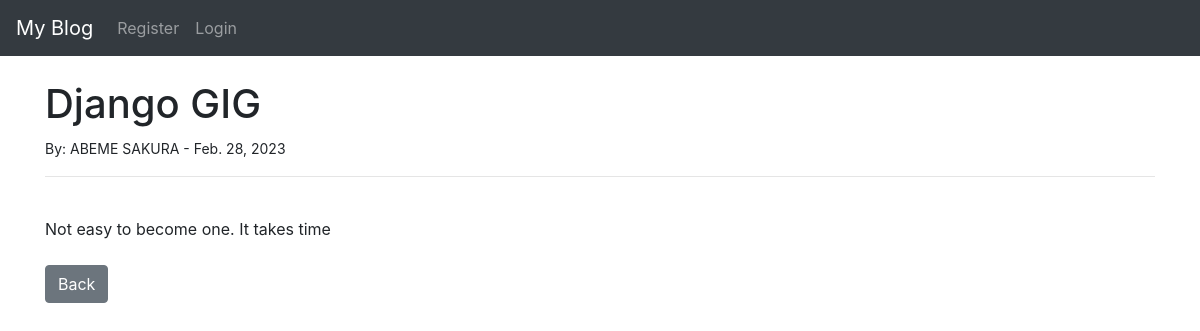
The page /article/7 on the database as committed earlier.
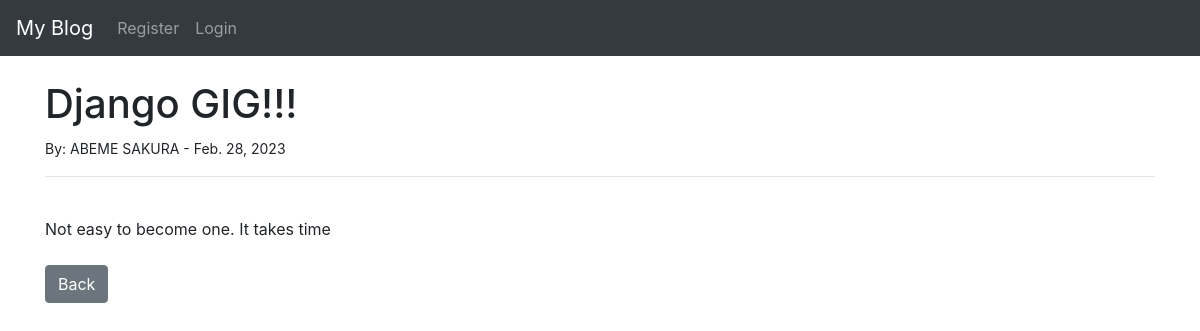
The same page on the database as committed later.
### sakurablog/models.py (models this page shows, shortened)
class Post(models.Model):
    title = models.CharField(max_length=255)
    title_tag = models.CharField(max_length=255)
    author = models.ForeignKey(User,on_delete=models.CASCADE)
    body = models.TextField()
    post_date = models.DateField(auto_now_add=True)
    category = models.CharField(max_length=255, default='coding')

### sakurablog/views.py (the view)
# urls.py: path('article/<int:pk>',ArticleDetailView.as_view(), name='article-detail'),
class ArticleDetailView(DetailView):
    model = Post
    template_name = 'article_details.html'

### sakurablog/templates/article_details.html (shortened to what this page needs)
  {% extends 'base.html' %}
 {% block content %}
<h1> {{ post.title }}</h1>
<small>By: {{post.author.first_name }} {{ post.author.last_name}} - {{ post.post_date }}
</small><br/>
<hr>
<br/>
{{ post.body|safe }}
<br/><br/>
<a href="{% url 'home'%}" class="btn btn-secondary">Back</a>
  {% endblock %}

Rows that differ between the two databases and show on the page:
changed Post "Not easy to become one. It takes time": title "Django GIG" → "Django GIG!!!"
